Frame 1 (no input): blank canvas, image omitted
Frame 60 (no input): blank canvas, image omitted
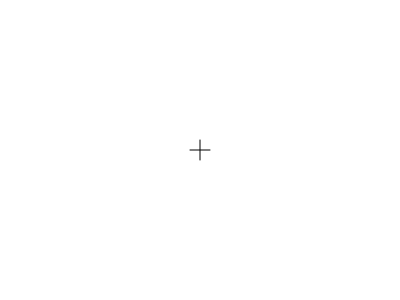
Frame 120 (the mouse pressed at the canvas centre since frame 60)

The p5.js sketch whose frames 1 and 60 were blank and that drew this single picture after the mouse press (run headless with seeded random() and noise() and a simulated clock; from frame 60 on, the mouse is pressed at the canvas centre):

// p5.js sketch
// ── sketch.js
// functions example
// regular setup function
function setup(){
  createCanvas(400, 300);
  background(255, 255, 255);
}

// regular draw function
function draw(){
  background(255, 255, 255);
  // here we're calling a new function: drawcross
  drawCross(mouseX, mouseY);
}

// drawcross is a function that we have defined ourselves!
function drawCross(aX,aY){
  stroke(0, 0, 0);
  line(aX-10, aY, aX+10, aY);
  line(aX, aY-10, aX, aY+10);
}
